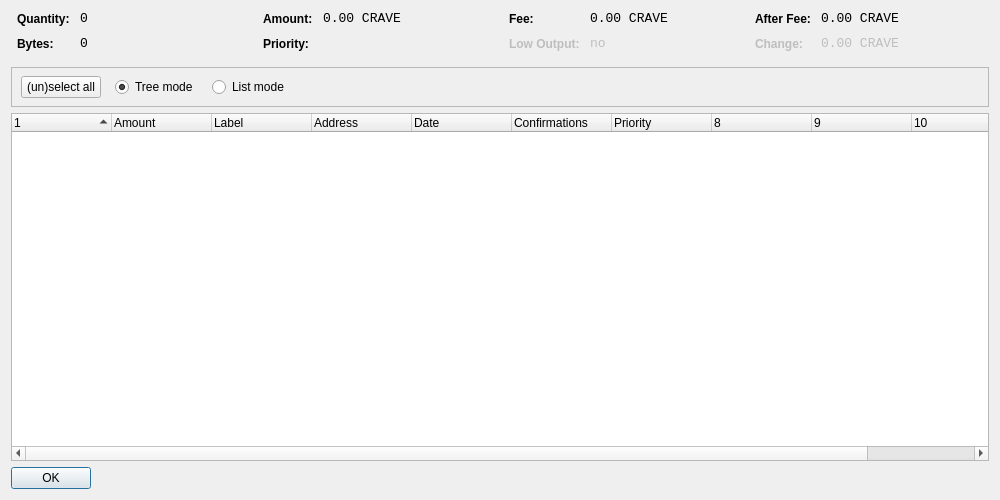
<?xml version="1.0" encoding="UTF-8"?>
<ui version="4.0">
 <class>CoinControlDialog</class>
 <widget class="QDialog" name="CoinControlDialog">
  <property name="geometry">
   <rect>
    <x>0</x>
    <y>0</y>
    <width>1000</width>
    <height>500</height>
   </rect>
  </property>
  <property name="windowTitle">
   <string>Coin Control</string>
  </property>
  <layout class="QVBoxLayout" name="verticalLayout">
   <item>
    <layout class="QHBoxLayout" name="horizontalLayoutTop" stretch="0,0,0,0">
     <property name="topMargin">
      <number>0</number>
     </property>
     <property name="bottomMargin">
      <number>10</number>
     </property>
     <item>
      <layout class="QFormLayout" name="formLayoutCoinControl1">
       <property name="horizontalSpacing">
        <number>10</number>
       </property>
       <property name="verticalSpacing">
        <number>10</number>
       </property>
       <property name="leftMargin">
        <number>6</number>
       </property>
       <property name="rightMargin">
        <number>6</number>
       </property>
       <item row="0" column="0">
        <widget class="QLabel" name="labelCoinControlQuantityText">
         <property name="styleSheet">
          <string notr="true">font-weight:bold;</string>
         </property>
         <property name="text">
          <string>Quantity:</string>
         </property>
        </widget>
       </item>
       <item row="0" column="1">
        <widget class="QLabel" name="labelCoinControlQuantity">
         <property name="font">
          <font>
           <family>Monospace</family>
           <pointsize>10</pointsize>
          </font>
         </property>
         <property name="cursor">
          <cursorShape>IBeamCursor</cursorShape>
         </property>
         <property name="contextMenuPolicy">
          <enum>Qt::ActionsContextMenu</enum>
         </property>
         <property name="text">
          <string notr="true">0</string>
         </property>
         <property name="textInteractionFlags">
          <set>Qt::LinksAccessibleByMouse|Qt::TextSelectableByKeyboard|Qt::TextSelectableByMouse</set>
         </property>
        </widget>
       </item>
       <item row="1" column="0">
        <widget class="QLabel" name="labelCoinControlBytesText">
         <property name="styleSheet">
          <string notr="true">font-weight:bold;</string>
         </property>
         <property name="text">
          <string>Bytes:</string>
         </property>
        </widget>
       </item>
       <item row="1" column="1">
        <widget class="QLabel" name="labelCoinControlBytes">
         <property name="font">
          <font>
           <family>Monospace</family>
           <pointsize>10</pointsize>
          </font>
         </property>
         <property name="cursor">
          <cursorShape>IBeamCursor</cursorShape>
         </property>
         <property name="contextMenuPolicy">
          <enum>Qt::ActionsContextMenu</enum>
         </property>
         <property name="text">
          <string notr="true">0</string>
         </property>
         <property name="textInteractionFlags">
          <set>Qt::LinksAccessibleByMouse|Qt::TextSelectableByKeyboard|Qt::TextSelectableByMouse</set>
         </property>
        </widget>
       </item>
      </layout>
     </item>
     <item>
      <layout class="QFormLayout" name="formLayoutCoinControl2">
       <property name="horizontalSpacing">
        <number>10</number>
       </property>
       <property name="verticalSpacing">
        <number>10</number>
       </property>
       <property name="leftMargin">
        <number>6</number>
       </property>
       <property name="rightMargin">
        <number>6</number>
       </property>
       <item row="0" column="0">
        <widget class="QLabel" name="labelCoinControlAmountText">
         <property name="styleSheet">
          <string notr="true">font-weight:bold;</string>
         </property>
         <property name="text">
          <string>Amount:</string>
         </property>
        </widget>
       </item>
       <item row="0" column="1">
        <widget class="QLabel" name="labelCoinControlAmount">
         <property name="font">
          <font>
           <family>Monospace</family>
           <pointsize>10</pointsize>
          </font>
         </property>
         <property name="cursor">
          <cursorShape>IBeamCursor</cursorShape>
         </property>
         <property name="contextMenuPolicy">
          <enum>Qt::ActionsContextMenu</enum>
         </property>
         <property name="text">
          <string notr="true">0.00 CRAVE</string>
         </property>
         <property name="textInteractionFlags">
          <set>Qt::LinksAccessibleByMouse|Qt::TextSelectableByKeyboard|Qt::TextSelectableByMouse</set>
         </property>
        </widget>
       </item>
       <item row="1" column="0">
        <widget class="QLabel" name="labelCoinControlPriorityText">
         <property name="styleSheet">
          <string notr="true">font-weight:bold;</string>
         </property>
         <property name="text">
          <string>Priority:</string>
         </property>
        </widget>
       </item>
       <item row="1" column="1">
        <widget class="QLabel" name="labelCoinControlPriority">
         <property name="font">
          <font>
           <family>Monospace</family>
           <pointsize>10</pointsize>
          </font>
         </property>
         <property name="cursor">
          <cursorShape>IBeamCursor</cursorShape>
         </property>
         <property name="contextMenuPolicy">
          <enum>Qt::ActionsContextMenu</enum>
         </property>
         <property name="text">
          <string/>
         </property>
         <property name="textInteractionFlags">
          <set>Qt::LinksAccessibleByMouse|Qt::TextSelectableByKeyboard|Qt::TextSelectableByMouse</set>
         </property>
        </widget>
       </item>
      </layout>
     </item>
     <item>
      <layout class="QFormLayout" name="formLayoutCoinControl3">
       <property name="horizontalSpacing">
        <number>10</number>
       </property>
       <property name="verticalSpacing">
        <number>10</number>
       </property>
       <property name="leftMargin">
        <number>6</number>
       </property>
       <property name="rightMargin">
        <number>6</number>
       </property>
       <item row="0" column="0">
        <widget class="QLabel" name="labelCoinControlFeeText">
         <property name="styleSheet">
          <string notr="true">font-weight:bold;</string>
         </property>
         <property name="text">
          <string>Fee:</string>
         </property>
        </widget>
       </item>
       <item row="0" column="1">
        <widget class="QLabel" name="labelCoinControlFee">
         <property name="font">
          <font>
           <family>Monospace</family>
           <pointsize>10</pointsize>
          </font>
         </property>
         <property name="cursor">
          <cursorShape>IBeamCursor</cursorShape>
         </property>
         <property name="contextMenuPolicy">
          <enum>Qt::ActionsContextMenu</enum>
         </property>
         <property name="text">
          <string notr="true">0.00 CRAVE</string>
         </property>
         <property name="textInteractionFlags">
          <set>Qt::LinksAccessibleByMouse|Qt::TextSelectableByKeyboard|Qt::TextSelectableByMouse</set>
         </property>
        </widget>
       </item>
       <item row="1" column="0">
        <widget class="QLabel" name="labelCoinControlLowOutputText">
         <property name="enabled">
          <bool>false</bool>
         </property>
         <property name="styleSheet">
          <string notr="true">font-weight:bold;</string>
         </property>
         <property name="text">
          <string>Low Output:</string>
         </property>
        </widget>
       </item>
       <item row="1" column="1">
        <widget class="QLabel" name="labelCoinControlLowOutput">
         <property name="enabled">
          <bool>false</bool>
         </property>
         <property name="font">
          <font>
           <family>Monospace</family>
           <pointsize>10</pointsize>
          </font>
         </property>
         <property name="cursor">
          <cursorShape>IBeamCursor</cursorShape>
         </property>
         <property name="contextMenuPolicy">
          <enum>Qt::ActionsContextMenu</enum>
         </property>
         <property name="text">
          <string notr="true">no</string>
         </property>
         <property name="textInteractionFlags">
          <set>Qt::LinksAccessibleByMouse|Qt::TextSelectableByKeyboard|Qt::TextSelectableByMouse</set>
         </property>
        </widget>
       </item>
      </layout>
     </item>
     <item>
      <layout class="QFormLayout" name="formLayoutCoinControl4">
       <property name="horizontalSpacing">
        <number>10</number>
       </property>
       <property name="verticalSpacing">
        <number>10</number>
       </property>
       <property name="leftMargin">
        <number>6</number>
       </property>
       <property name="rightMargin">
        <number>6</number>
       </property>
       <item row="0" column="0">
        <widget class="QLabel" name="labelCoinControlAfterFeeText">
         <property name="styleSheet">
          <string notr="true">font-weight:bold;</string>
         </property>
         <property name="text">
          <string>After Fee:</string>
         </property>
        </widget>
       </item>
       <item row="0" column="1">
        <widget class="QLabel" name="labelCoinControlAfterFee">
         <property name="font">
          <font>
           <family>Monospace</family>
           <pointsize>10</pointsize>
          </font>
         </property>
         <property name="cursor">
          <cursorShape>IBeamCursor</cursorShape>
         </property>
         <property name="contextMenuPolicy">
          <enum>Qt::ActionsContextMenu</enum>
         </property>
         <property name="text">
          <string notr="true">0.00 CRAVE</string>
         </property>
         <property name="textInteractionFlags">
          <set>Qt::LinksAccessibleByMouse|Qt::TextSelectableByKeyboard|Qt::TextSelectableByMouse</set>
         </property>
        </widget>
       </item>
       <item row="1" column="0">
        <widget class="QLabel" name="labelCoinControlChangeText">
         <property name="enabled">
          <bool>false</bool>
         </property>
         <property name="styleSheet">
          <string notr="true">font-weight:bold;</string>
         </property>
         <property name="text">
          <string>Change:</string>
         </property>
        </widget>
       </item>
       <item row="1" column="1">
        <widget class="QLabel" name="labelCoinControlChange">
         <property name="enabled">
          <bool>false</bool>
         </property>
         <property name="font">
          <font>
           <family>Monospace</family>
           <pointsize>10</pointsize>
          </font>
         </property>
         <property name="cursor">
          <cursorShape>IBeamCursor</cursorShape>
         </property>
         <property name="contextMenuPolicy">
          <enum>Qt::ActionsContextMenu</enum>
         </property>
         <property name="text">
          <string notr="true">0.00 CRAVE</string>
         </property>
         <property name="textInteractionFlags">
          <set>Qt::LinksAccessibleByMouse|Qt::TextSelectableByKeyboard|Qt::TextSelectableByMouse</set>
         </property>
        </widget>
       </item>
      </layout>
     </item>
    </layout>
   </item>
   <item>
    <widget class="QFrame" name="frame">
     <property name="minimumSize">
      <size>
       <width>0</width>
       <height>40</height>
      </size>
     </property>
     <property name="frameShape">
      <enum>QFrame::StyledPanel</enum>
     </property>
     <property name="frameShadow">
      <enum>QFrame::Sunken</enum>
     </property>
     <widget class="QWidget" name="horizontalLayoutWidget">
      <property name="geometry">
       <rect>
        <x>10</x>
        <y>0</y>
        <width>781</width>
        <height>41</height>
       </rect>
      </property>
      <layout class="QHBoxLayout" name="horizontalLayoutPanel" stretch="0,0,0,0,0">
       <property name="spacing">
        <number>14</number>
       </property>
       <item>
        <widget class="QPushButton" name="pushButtonSelectAll">
         <property name="sizePolicy">
          <sizepolicy hsizetype="Maximum" vsizetype="Fixed">
           <horstretch>0</horstretch>
           <verstretch>0</verstretch>
          </sizepolicy>
         </property>
         <property name="text">
          <string>(un)select all</string>
         </property>
        </widget>
       </item>
       <item>
        <widget class="QRadioButton" name="radioTreeMode">
         <property name="sizePolicy">
          <sizepolicy hsizetype="Maximum" vsizetype="Fixed">
           <horstretch>0</horstretch>
           <verstretch>0</verstretch>
          </sizepolicy>
         </property>
         <property name="text">
          <string>Tree mode</string>
         </property>
         <property name="checked">
          <bool>true</bool>
         </property>
        </widget>
       </item>
       <item>
        <widget class="QRadioButton" name="radioListMode">
         <property name="sizePolicy">
          <sizepolicy hsizetype="Maximum" vsizetype="Fixed">
           <horstretch>0</horstretch>
           <verstretch>0</verstretch>
          </sizepolicy>
         </property>
         <property name="text">
          <string>List mode</string>
         </property>
        </widget>
       </item>
       <item>
        <spacer name="horizontalSpacer">
         <property name="orientation">
          <enum>Qt::Horizontal</enum>
         </property>
         <property name="sizeHint" stdset="0">
          <size>
           <width>40</width>
           <height>20</height>
          </size>
         </property>
        </spacer>
       </item>
      </layout>
     </widget>
    </widget>
   </item>
   <item>
    <widget class="CoinControlTreeWidget" name="treeWidget">
     <property name="contextMenuPolicy">
      <enum>Qt::CustomContextMenu</enum>
     </property>
     <property name="sortingEnabled">
      <bool>false</bool>
     </property>
     <property name="columnCount">
      <number>11</number>
     </property>
     <attribute name="headerShowSortIndicator" stdset="0">
      <bool>true</bool>
     </attribute>
     <attribute name="headerStretchLastSection">
      <bool>false</bool>
     </attribute>
     <column>
      <property name="text">
       <string/>
      </property>
     </column>
     <column>
      <property name="text">
       <string>Amount</string>
      </property>
     </column>
     <column>
      <property name="text">
       <string>Label</string>
      </property>
     </column>
     <column>
      <property name="text">
       <string>Address</string>
      </property>
     </column>
     <column>
      <property name="text">
       <string>Date</string>
      </property>
     </column>
     <column>
      <property name="text">
       <string>Confirmations</string>
      </property>
      <property name="toolTip">
       <string>Confirmed</string>
      </property>
     </column>
     <column>
      <property name="text">
       <string>Priority</string>
      </property>
     </column>
     <column>
      <property name="text">
       <string/>
      </property>
     </column>
     <column>
      <property name="text">
       <string/>
      </property>
     </column>
     <column>
      <property name="text">
       <string/>
      </property>
     </column>
     <column>
      <property name="text">
       <string/>
      </property>
     </column>
    </widget>
   </item>
   <item>
    <widget class="QDialogButtonBox" name="buttonBox">
     <property name="sizePolicy">
      <sizepolicy hsizetype="Maximum" vsizetype="Fixed">
       <horstretch>0</horstretch>
       <verstretch>0</verstretch>
      </sizepolicy>
     </property>
     <property name="orientation">
      <enum>Qt::Horizontal</enum>
     </property>
     <property name="standardButtons">
      <set>QDialogButtonBox::Ok</set>
     </property>
    </widget>
   </item>
  </layout>
 </widget>
 <customwidgets>
  <customwidget>
   <class>CoinControlTreeWidget</class>
   <extends>QTreeWidget</extends>
   <header>coincontroltreewidget.h</header>
  </customwidget>
 </customwidgets>
 <resources/>
 <connections/>
</ui>
